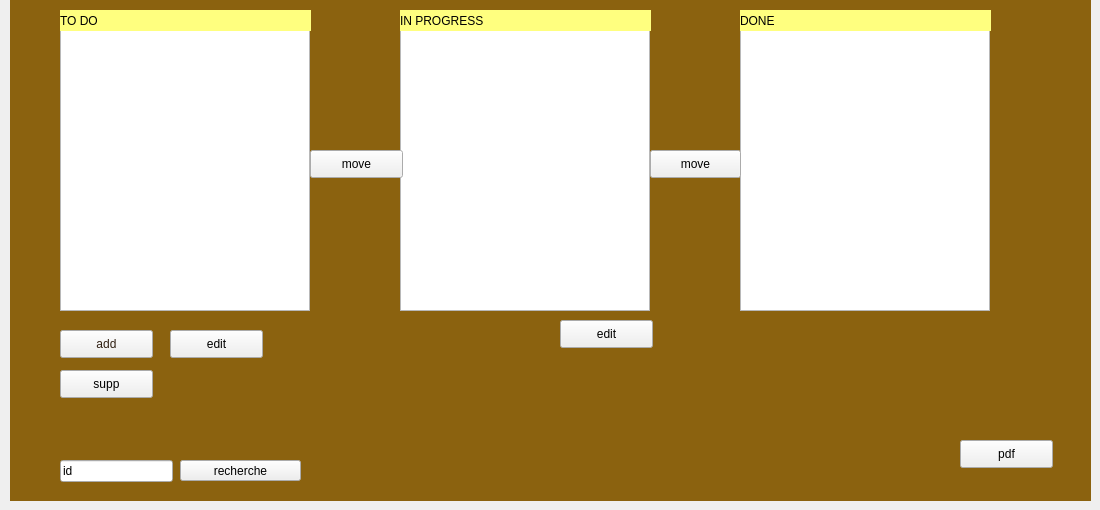
    <widget class="QWidget" name="tab_2">
     <attribute name="title">
      <string>to_do_list</string>
     </attribute>
     <widget class="QListView" name="listView">
      <property name="geometry">
       <rect>
        <x>60</x>
        <y>30</y>
        <width>250</width>
        <height>281</height>
       </rect>
      </property>
     </widget>
     <widget class="QListView" name="listView_2">
      <property name="geometry">
       <rect>
        <x>400</x>
        <y>30</y>
        <width>250</width>
        <height>281</height>
       </rect>
      </property>
     </widget>
     <widget class="QListView" name="listView_3">
      <property name="geometry">
       <rect>
        <x>740</x>
        <y>30</y>
        <width>250</width>
        <height>281</height>
       </rect>
      </property>
     </widget>
     <widget class="QLineEdit" name="lineEdit_10">
      <property name="geometry">
       <rect>
        <x>60</x>
        <y>460</y>
        <width>113</width>
        <height>22</height>
       </rect>
      </property>
      <property name="text">
       <string>id</string>
      </property>
     </widget>
     <widget class="QPushButton" name="add">
      <property name="geometry">
       <rect>
        <x>60</x>
        <y>330</y>
        <width>93</width>
        <height>28</height>
       </rect>
      </property>
      <property name="styleSheet">
       <string notr="true">color: rgb(48, 32, 19);
</string>
      </property>
      <property name="text">
       <string>add</string>
      </property>
     </widget>
     <widget class="QPushButton" name="rechercher">
      <property name="geometry">
       <rect>
        <x>180</x>
        <y>460</y>
        <width>121</width>
        <height>21</height>
       </rect>
      </property>
      <property name="text">
       <string>recherche</string>
      </property>
     </widget>
     <widget class="QPushButton" name="move1">
      <property name="geometry">
       <rect>
        <x>310</x>
        <y>150</y>
        <width>93</width>
        <height>28</height>
       </rect>
      </property>
      <property name="text">
       <string>move</string>
      </property>
     </widget>
     <widget class="QPushButton" name="move2">
      <property name="geometry">
       <rect>
        <x>650</x>
        <y>150</y>
        <width>91</width>
        <height>28</height>
       </rect>
      </property>
      <property name="text">
       <string>move</string>
      </property>
     </widget>
     <widget class="QPushButton" name="edit1">
      <property name="geometry">
       <rect>
        <x>560</x>
        <y>320</y>
        <width>93</width>
        <height>28</height>
       </rect>
      </property>
      <property name="text">
       <string>edit</string>
      </property>
     </widget>
     <widget class="QPushButton" name="edit">
      <property name="geometry">
       <rect>
        <x>170</x>
        <y>330</y>
        <width>93</width>
        <height>28</height>
       </rect>
      </property>
      <property name="text">
       <string>edit</string>
      </property>
     </widget>
     <widget class="QPushButton" name="supp">
      <property name="geometry">
       <rect>
        <x>60</x>
        <y>370</y>
        <width>93</width>
        <height>28</height>
       </rect>
      </property>
      <property name="text">
       <string>supp</string>
      </property>
     </widget>
     <widget class="QPushButton" name="pdf">
      <property name="geometry">
       <rect>
        <x>960</x>
        <y>440</y>
        <width>93</width>
        <height>28</height>
       </rect>
      </property>
      <property name="text">
       <string>pdf</string>
      </property>
     </widget>
     <widget class="QLabel" name="bg">
      <property name="geometry">
       <rect>
        <x>10</x>
        <y>0</y>
        <width>1081</width>
        <height>501</height>
       </rect>
      </property>
      <property name="styleSheet">
       <string notr="true">background-color: rgb(139, 98, 15);</string>
      </property>
      <property name="text">
       <string/>
      </property>
     </widget>
     <widget class="QLabel" name="label_4">
      <property name="geometry">
       <rect>
        <x>60</x>
        <y>10</y>
        <width>251</width>
        <height>21</height>
       </rect>
      </property>
      <property name="styleSheet">
       <string notr="true">color:black;
background-color: rgb(255, 255, 127);</string>
      </property>
      <property name="text">
       <string>TO DO</string>
      </property>
     </widget>
     <widget class="QLabel" name="label_5">
      <property name="geometry">
       <rect>
        <x>400</x>
        <y>10</y>
        <width>251</width>
        <height>21</height>
       </rect>
      </property>
      <property name="styleSheet">
       <string notr="true">color:black;
background-color: rgb(255, 255, 127);</string>
      </property>
      <property name="text">
       <string>IN PROGRESS</string>
      </property>
     </widget>
     <widget class="QLabel" name="label_7">
      <property name="geometry">
       <rect>
        <x>740</x>
        <y>10</y>
        <width>251</width>
        <height>21</height>
       </rect>
      </property>
      <property name="styleSheet">
       <string notr="true">color:black;
background-color: rgb(255, 255, 127);</string>
      </property>
      <property name="text">
       <string>DONE</string>
      </property>
     </widget>
     <zorder>bg</zorder>
     <zorder>add</zorder>
     <zorder>edit</zorder>
     <zorder>edit1</zorder>
     <zorder>lineEdit_10</zorder>
     <zorder>listView</zorder>
     <zorder>listView_2</zorder>
     <zorder>listView_3</zorder>
     <zorder>move1</zorder>
     <zorder>move2</zorder>
     <zorder>pdf</zorder>
     <zorder>rechercher</zorder>
     <zorder>supp</zorder>
     <zorder>label_4</zorder>
     <zorder>label_5</zorder>
     <zorder>label_7</zorder>
    </widget>
